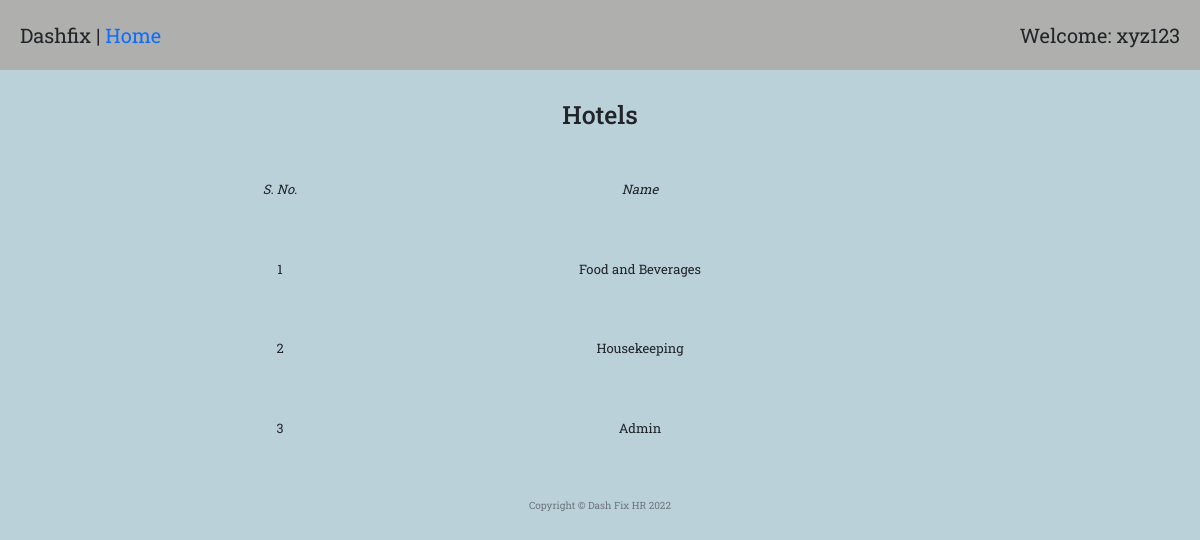
Page /department_report (signed in) on the earlier database version.
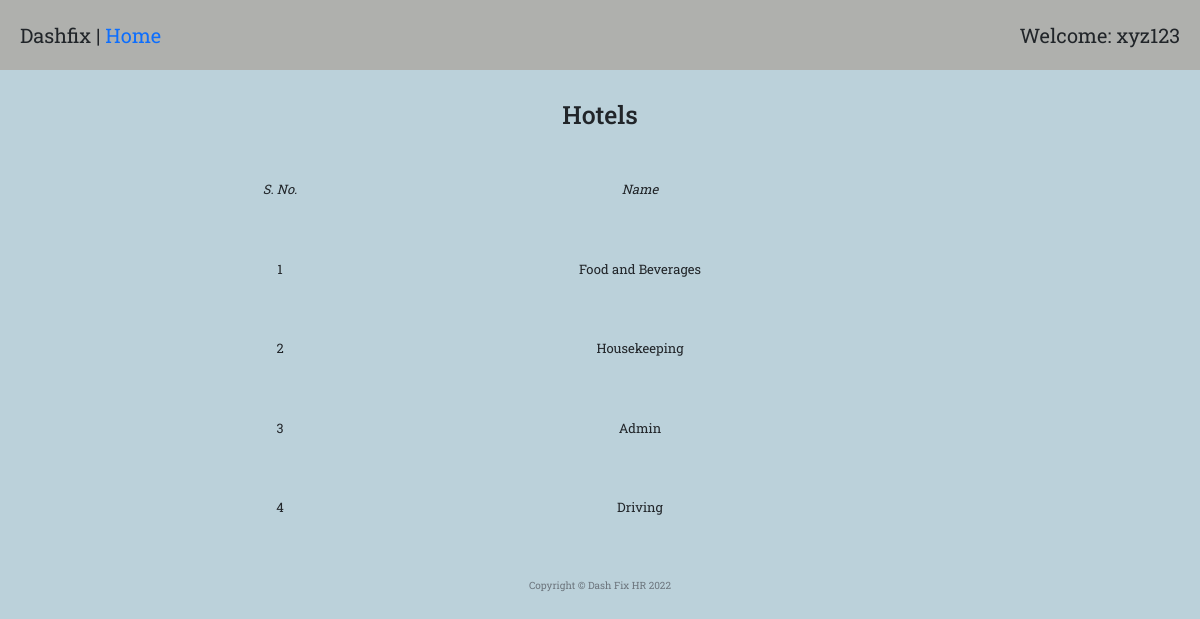
Same page on the later database version.
### mainTest.py (models this page shows)
class departmentMaster(db.Model):
    __tablename__ = "departmentMaster"
    id = Column(Integer, primary_key=True)
    name = Column(String(300))
    employee = relationship("employeeMaster", back_populates="department")

### mainTest.py (the view)
@app.route("/department_report", methods=["GET", "POST"])
@admin_only
def department_report():
    hotel_list = departmentMaster.query.all()
    return render_template("department_report.html", ts=hotel_list, len=range(len(hotel_list)))

### mainTest.py (called while the page is built)
def admin_only(f):
    @wraps(f)
    def decorated_function(*args, **kwargs):
        admin = User.query.all()
        admin_id = []
        for i in admin:
            id_ = i.id
            admin_id.append(id_)
        if current_user.id not in admin_id:
            return abort(403)
        return f(*args, **kwargs)
    return decorated_function

@login_manager.user_loader
def load_user(user_id):
    return User.query.get(int(user_id))

### templates/department_report.html
{% extends 'bootstrap/base.html' %}
{% import "bootstrap/wtf.html" as wtf %}
{% block content %}
{% include "header.html" %}
  <div class="welcome">
    <span>Dashfix | <a href="{{url_for('home')}}">Home</a></span>
    <span>Welcome: xyz123</span>
  </div>
  <h1 style="margin-top: 30px; margin-bottom: 50px; text-align: center;">Hotels</h1>
  <div class="row" style="margin-bottom: 50px; margin-left: 100px; font-size: 1.5rem; text-align: center;">
    <div class="col-4"><p><em>S. No.</em></p></div>
    <div class="col-4"><p><em>Name</em></p></div>
  </div>
  {% for i in len %}
      <div class="row" style="margin-bottom: 50px; margin-left: 100px; text-align: center;">
        <div class="col-4"><p>{{i + 1}}</p></div>
        <div class="col-4"><p>{{ ts[i].name }}</p></div>
      </div>
  {% endfor %}
{% include "footer.html" %}
{% endblock %}

Differences in the rows shown:
added departmentMaster: name "Driving"
Other differences:
new list line: "4"
